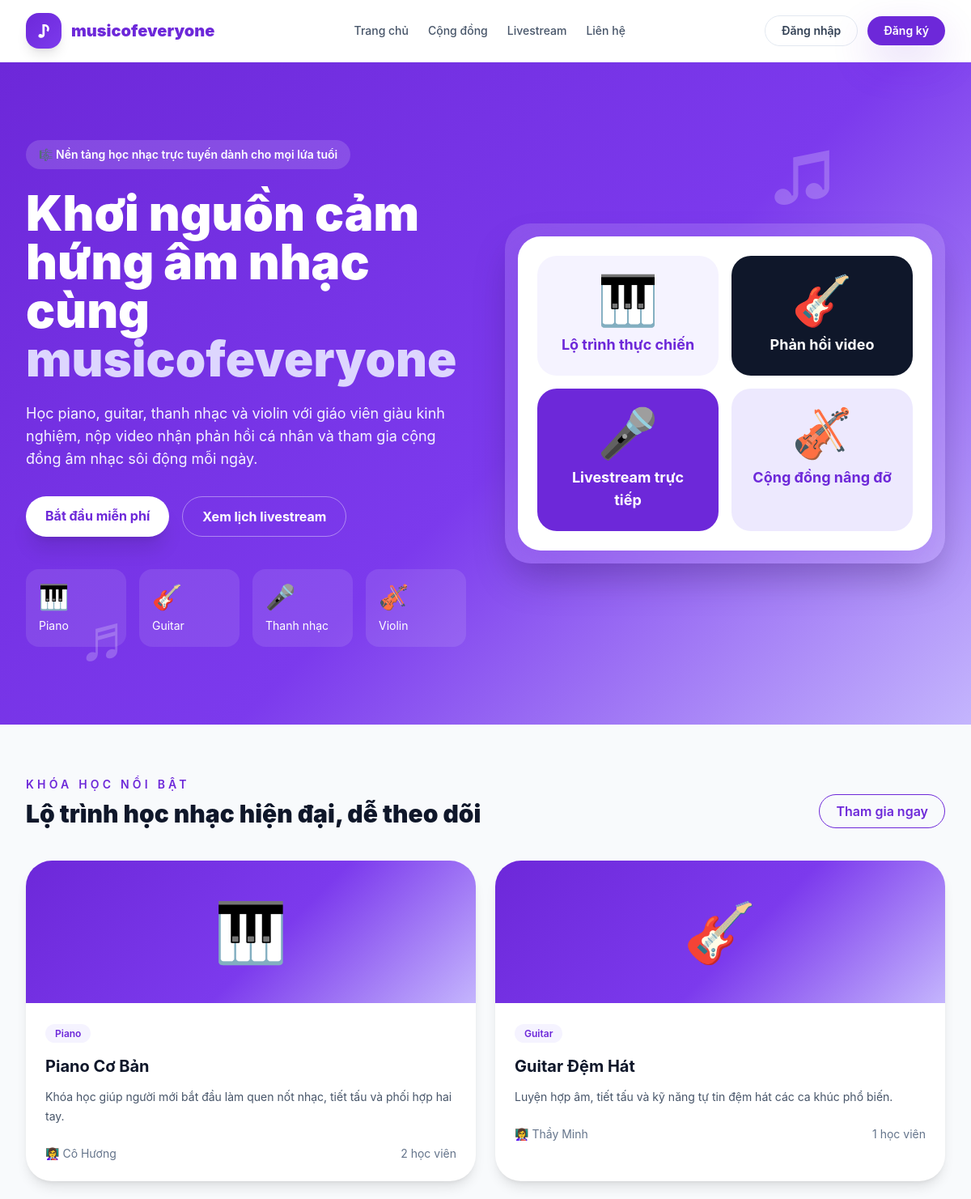
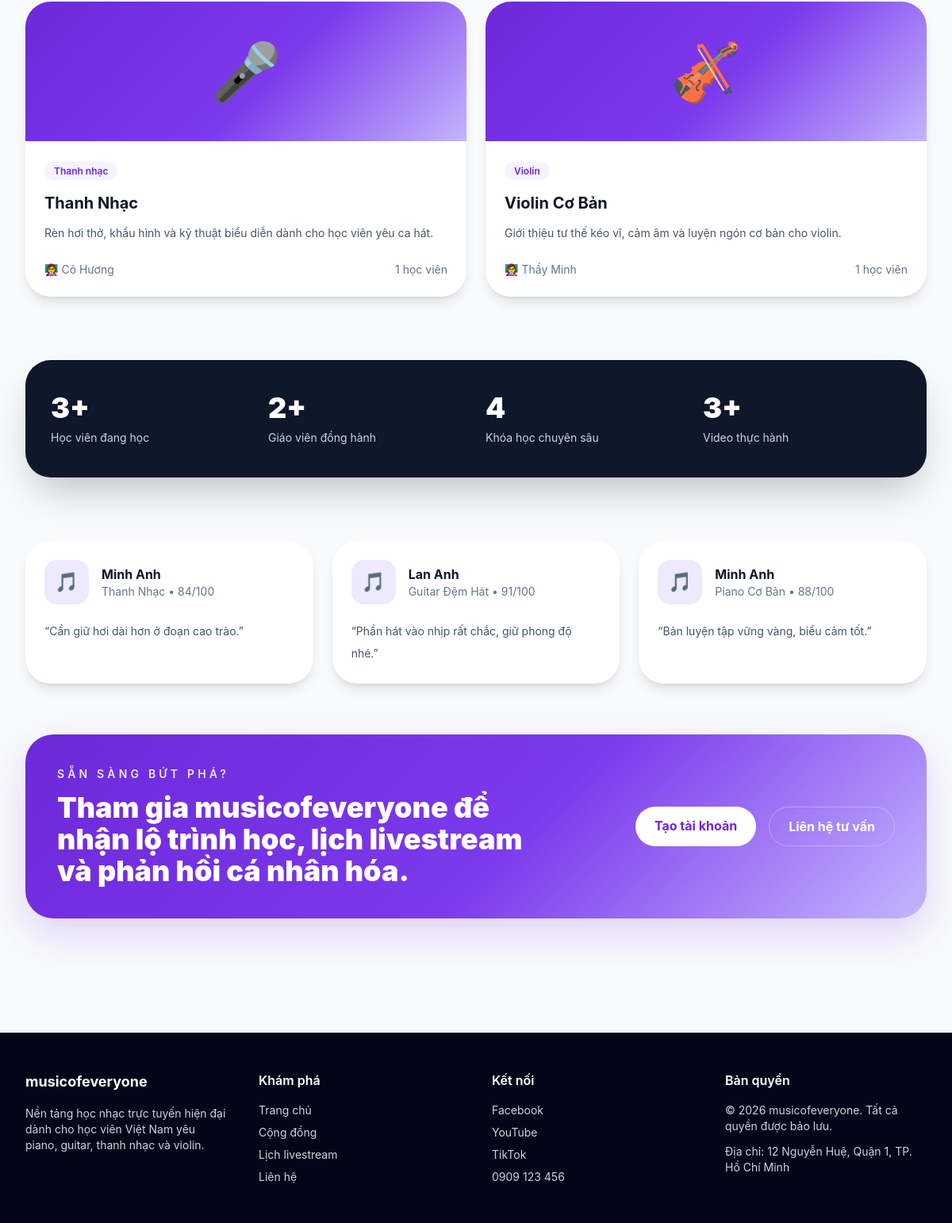
The page / on the database its author committed (2 pictures, top to bottom).
### tables this page shows
CREATE TABLE courses (
    id INT UNSIGNED AUTO_INCREMENT PRIMARY KEY,
    name VARCHAR(150) NOT NULL,
    slug VARCHAR(180) NOT NULL UNIQUE,
    description TEXT NOT NULL,
    cover_image VARCHAR(255) DEFAULT NULL,
    category VARCHAR(80) NOT NULL,
    teacher_id INT UNSIGNED DEFAULT NULL,
    created_at DATETIME NOT NULL,
    CONSTRAINT fk_courses_teacher FOREIGN KEY (teacher_id) REFERENCES users(id) ON DELETE SET NULL
);

CREATE TABLE users (
    id INT UNSIGNED AUTO_INCREMENT PRIMARY KEY,
    name VARCHAR(120) NOT NULL,
    email VARCHAR(150) NOT NULL UNIQUE,
    password VARCHAR(255) NOT NULL,
    role ENUM('admin', 'student', 'teacher') NOT NULL DEFAULT 'student',
    avatar_path VARCHAR(255) DEFAULT NULL,
    bio TEXT DEFAULT NULL,
    points INT NOT NULL DEFAULT 0,
    locked TINYINT(1) NOT NULL DEFAULT 0,
    remember_token VARCHAR(255) DEFAULT NULL,
    created_at DATETIME NOT NULL,
    updated_at DATETIME NOT NULL
);

CREATE TABLE grades (
    id INT UNSIGNED AUTO_INCREMENT PRIMARY KEY,
    video_id INT UNSIGNED NOT NULL,
    student_id INT UNSIGNED NOT NULL,
    teacher_id INT UNSIGNED NOT NULL,
    score INT NOT NULL,
    comment TEXT DEFAULT NULL,
    created_at DATETIME NOT NULL,
    updated_at DATETIME NOT NULL,
    UNIQUE KEY uniq_grade_video (video_id),
    CONSTRAINT fk_grades_video FOREIGN KEY (video_id) REFERENCES videos(id) ON DELETE CASCADE,
    CONSTRAINT fk_grades_student FOREIGN KEY (student_id) REFERENCES users(id) ON DELETE CASCADE,
    CONSTRAINT fk_grades_teacher FOREIGN KEY (teacher_id) REFERENCES users(id) ON DELETE CASCADE
);

### includes/functions.php (called while the page is built, shortened)
<?php
require_once __DIR__ . '/../config/db.php';
function db(): PDO
{
    global $pdo;
    return $pdo;
}
function e(?string $value): string
{
    return htmlspecialchars((string) $value, ENT_QUOTES, 'UTF-8');
}
function query_all(string $sql, array $params = []): array
{
    $statement = db()->prepare($sql);
    $statement->execute($params);
    return $statement->fetchAll();
}
function query_one(string $sql, array $params = []): ?array
{
    $statement = db()->prepare($sql);
    $statement->execute($params);
    $row = $statement->fetch();
    return $row ?: null;
}
function current_user(): ?array
{
    return null;
}
function fetch_settings(): array
{
    static $settings = null;
    if ($settings !== null) {
        return $settings;
    }
    $rows = query_all('SELECT setting_key, setting_value FROM settings');
    $settings = [];
    foreach ($rows as $row) {
        $settings[$row['setting_key']] = $row['setting_value'];
    }
    return $settings;
}
function setting(string $key, string $default = ''): string
{
    $settings = fetch_settings();
    return $settings[$key] ?? $default;
}

### index.php (the view, shortened to what this page needs)
<?php
require_once __DIR__ . '/includes/header.php';
$featuredCourses = query_all(
    'SELECT c.*, u.name AS teacher_name,
            (SELECT COUNT(*) FROM enrollments e WHERE e.course_id = c.id) AS student_total
     FROM courses c
     LEFT JOIN users u ON u.id = c.teacher_id
     ORDER BY c.id ASC
     LIMIT 4'
);
$stats = [
    'students' => (int) (query_one('SELECT COUNT(*) AS total FROM users WHERE role = ?', ['student'])['total'] ?? 0),
    'teachers' => (int) (query_one('SELECT COUNT(*) AS total FROM users WHERE role = ?', ['teacher'])['total'] ?? 0),
    'courses' => (int) (query_one('SELECT COUNT(*) AS total FROM courses')['total'] ?? 0),
    'videos' => (int) (query_one('SELECT COUNT(*) AS total FROM videos WHERE status = ?', ['approved'])['total'] ?? 0),
];
$testimonials = query_all(
    'SELECT u.name, u.avatar_path, c.name AS course_name, g.comment, g.score
     FROM grades g
     INNER JOIN users u ON u.id = g.student_id
     INNER JOIN videos v ON v.id = g.video_id
     INNER JOIN courses c ON c.id = v.course_id
     WHERE g.comment <> ""
     ORDER BY g.created_at DESC
     LIMIT 3'
);
?>
<section class="relative overflow-hidden music-gradient note-float">
    <div class="mx-auto grid max-w-7xl items-center gap-12 px-4 py-20 lg:grid-cols-2 lg:px-8 lg:py-24">
        <div class="text-white fade-in-up">
            <span class="inline-flex rounded-full bg-white/15 px-4 py-2 text-sm font-semibold backdrop-blur">🎼 Nền tảng học nhạc trực tuyến dành cho mọi lứa tuổi</span>
            <h1 class="mt-6 text-4xl font-black leading-tight md:text-6xl">Khơi nguồn cảm hứng âm nhạc cùng <span class="text-violet-200">musicofeveryone</span></h1>
            <p class="mt-6 max-w-2xl text-lg text-violet-50">Học piano, guitar, thanh nhạc và violin với giáo viên giàu kinh nghiệm, nộp video nhận phản hồi cá nhân và tham gia cộng đồng âm nhạc sôi động mỗi ngày.</p>
            <div class="mt-8 flex flex-wrap gap-4">
                <a href="/register.php" class="rounded-full bg-white px-6 py-3 font-bold text-primary shadow-xl">Bắt đầu miễn phí</a>
                <a href="/livestream.php" class="rounded-full border border-white/40 px-6 py-3 font-bold text-white backdrop-blur">Xem lịch livestream</a>
            </div>
            <div class="mt-10 grid max-w-xl grid-cols-2 gap-4 sm:grid-cols-4">
                <div class="rounded-2xl bg-white/10 p-4 backdrop-blur"><p class="text-3xl">🎹</p><p class="mt-2 text-sm">Piano</p></div>
                <div class="rounded-2xl bg-white/10 p-4 backdrop-blur"><p class="text-3xl">🎸</p><p class="mt-2 text-sm">Guitar</p></div>
                <div class="rounded-2xl bg-white/10 p-4 backdrop-blur"><p class="text-3xl">🎤</p><p class="mt-2 text-sm">Thanh nhạc</p></div>
                <div class="rounded-2xl bg-white/10 p-4 backdrop-blur"><p class="text-3xl">🎻</p><p class="mt-2 text-sm">Violin</p></div>
            </div>
        </div>
        <div class="relative">
            <div class="rounded-[2rem] bg-white/15 p-4 shadow-2xl backdrop-blur-xl">
                <div class="rounded-[1.75rem] bg-white p-6 shadow-glow">
                    <div class="grid gap-4 sm:grid-cols-2">
                        <div class="rounded-3xl bg-violet-50 p-6 text-center text-primary"><div class="text-6xl">🎹</div><p class="mt-3 text-lg font-bold">Lộ trình thực chiến</p></div>
                        <div class="rounded-3xl bg-slate-900 p-6 text-center text-white"><div class="text-6xl">🎸</div><p class="mt-3 text-lg font-bold">Phản hồi video</p></div>
                        <div class="rounded-3xl bg-primary p-6 text-center text-white"><div class="text-6xl">🎤</div><p class="mt-3 text-lg font-bold">Livestream trực tiếp</p></div>
                        <div class="rounded-3xl bg-violet-100 p-6 text-center text-primary"><div class="text-6xl">🎻</div><p class="mt-3 text-lg font-bold">Cộng đồng nâng đỡ</p></div>
                    </div>
                </div>
            </div>
        </div>
    </div>
</section>
<section class="mx-auto max-w-7xl px-4 py-16 lg:px-8">
    <div class="mb-10 flex items-end justify-between gap-4">
        <div>
            <p class="text-sm font-semibold uppercase tracking-[0.3em] text-primary">Khóa học nổi bật</p>
            <h2 class="mt-2 text-3xl font-black text-slate-900">Lộ trình học nhạc hiện đại, dễ theo dõi</h2>
        </div>
        <a href="/register.php" class="rounded-full border border-primary px-5 py-2 font-semibold text-primary">Tham gia ngay</a>
    </div>
    <div class="grid gap-6 md:grid-cols-2 xl:grid-cols-4">
        <?php foreach ($featuredCourses as $course): ?>
            <article class="card-hover overflow-hidden rounded-[2rem] bg-white shadow-lg">
                <div class="music-gradient flex h-44 items-center justify-center text-7xl text-white">
                    <?= e(match ($course['category']) {
                        'Piano' => '🎹',
                        'Guitar' => '🎸',
                        'Thanh nhạc' => '🎤',
                        'Violin' => '🎻',
                        default => '🎵'
                    }); ?>
                </div>
                <div class="p-6">
                    <span class="rounded-full bg-violet-50 px-3 py-1 text-xs font-semibold text-primary"><?= e($course['category']); ?></span>
                    <h3 class="mt-4 text-xl font-bold text-slate-900"><?= e($course['name']); ?></h3>
                    <p class="mt-3 text-sm leading-6 text-slate-600"><?= e($course['description']); ?></p>
                    <div class="mt-6 flex items-center justify-between text-sm text-slate-500">
                        <span>👩‍🏫 <?= e($course['teacher_name'] ?? 'Đang cập nhật'); ?></span>
                        <span><?= e((string) $course['student_total']); ?> học viên</span>
                    </div>
                </div>
            </article>
        <?php endforeach; ?>
    </div>
</section>
<section class="mx-auto max-w-7xl px-4 py-4 lg:px-8">
    <div class="grid gap-6 rounded-[2rem] bg-slate-900 px-8 py-10 text-white shadow-2xl md:grid-cols-4">
        <div><p class="text-4xl font-black"><?= e((string) $stats['students']); ?>+</p><p class="mt-2 text-sm text-slate-300">Học viên đang học</p></div>
        <div><p class="text-4xl font-black"><?= e((string) $stats['teachers']); ?>+</p><p class="mt-2 text-sm text-slate-300">Giáo viên đồng hành</p></div>
        <div><p class="text-4xl font-black"><?= e((string) $stats['courses']); ?></p><p class="mt-2 text-sm text-slate-300">Khóa học chuyên sâu</p></div>
        <div><p class="text-4xl font-black"><?= e((string) $stats['videos']); ?>+</p><p class="mt-2 text-sm text-slate-300">Video thực hành</p></div>
    </div>
</section>
<section class="mx-auto max-w-7xl px-4 py-16 lg:px-8">
    <div class="grid gap-6 lg:grid-cols-3">
        <?php foreach ($testimonials as $testimonial): ?>
            <article class="rounded-[2rem] bg-white p-6 shadow-lg">
                <div class="flex items-center gap-4">
                    <div class="flex h-14 w-14 items-center justify-center rounded-2xl bg-violet-100 text-2xl text-primary">🎵</div>
                    <div>
                        <h3 class="font-bold text-slate-900"><?= e($testimonial['name']); ?></h3>
                        <p class="text-sm text-slate-500"><?= e($testimonial['course_name']); ?> • <?= e((string) $testimonial['score']); ?>/100</p>
                    </div>
                </div>
                <p class="mt-5 text-sm leading-7 text-slate-600">“<?= e($testimonial['comment']); ?>”</p>
            </article>
        <?php endforeach; ?>
    </div>
</section>
<section class="mx-auto max-w-7xl px-4 pb-20 lg:px-8">
    <div class="rounded-[2.2rem] music-gradient p-10 text-white shadow-glow">
        <div class="grid items-center gap-8 lg:grid-cols-[1.5fr,1fr]">
            <div>
                <p class="text-sm font-semibold uppercase tracking-[0.3em] text-violet-100">Sẵn sàng bứt phá?</p>
                <h2 class="mt-3 text-3xl font-black md:text-4xl">Tham gia musicofeveryone để nhận lộ trình học, lịch livestream và phản hồi cá nhân hóa.</h2>
            </div>
            <div class="flex flex-wrap justify-start gap-4 lg:justify-end">
                <a href="/register.php" class="rounded-full bg-white px-6 py-3 font-bold text-primary">Tạo tài khoản</a>
                <a href="/contact.php" class="rounded-full border border-white/30 px-6 py-3 font-bold text-white">Liên hệ tư vấn</a>
            </div>
        </div>
    </div>
</section>
<?php require_once __DIR__ . '/includes/footer.php'; ?>

### includes/header.php (shortened to what this page needs)
<?php
require_once __DIR__ . '/functions.php';
$user = current_user();
?>
<!DOCTYPE html>
<html lang="vi">
<head>
    <script src="https://cdn.tailwindcss.com"></script>
    <link rel="stylesheet" href="/assets/css/style.css">
</head>
<body class="bg-slate-50 text-slate-800">
<header class="sticky top-0 z-40 border-b border-slate-100 bg-white/90 backdrop-blur">
    <div class="mx-auto flex max-w-7xl items-center justify-between px-4 py-4 lg:px-8">
        <a href="/index.php" class="flex items-center gap-3 text-xl font-black text-primary">
            <span class="flex h-11 w-11 items-center justify-center rounded-2xl bg-gradient-to-br from-primary to-secondary text-white shadow-lg">♪</span>
            <span>musicofeveryone</span>
        </a>
        <nav class="hidden items-center gap-6 text-sm font-medium text-slate-600 md:flex">
            <a class="hover:text-primary" href="/index.php">Trang chủ</a>
            <a class="hover:text-primary" href="/community.php">Cộng đồng</a>
            <a class="hover:text-primary" href="/livestream.php">Livestream</a>
            <a class="hover:text-primary" href="/contact.php">Liên hệ</a>
        </nav>
        <div class="flex items-center gap-3">
            <?php if ($user): ?>
                <a href="/notifications.php" class="relative hidden rounded-full bg-slate-100 px-4 py-2 text-sm font-semibold text-slate-700 md:inline-flex">
                    Thông báo
                    <span id="notificationBadge" class="ml-2 inline-flex min-w-6 justify-center rounded-full bg-primary px-2 py-0.5 text-xs text-white"><?= notification_count((int) $user['id']); ?></span>
                </a>
                <?php if ($user['role'] === 'admin'): ?>
                    <a href="/admin/dashboard.php" class="rounded-full bg-primary px-5 py-2 text-sm font-semibold text-white shadow-glow">Quản trị</a>
                <?php else: ?>
                    <a href="/student/dashboard.php" class="rounded-full bg-primary px-5 py-2 text-sm font-semibold text-white shadow-glow">Bảng điều khiển</a>
                <?php endif; ?>
                <a href="/logout.php" class="rounded-full border border-slate-200 px-5 py-2 text-sm font-semibold text-slate-700">Đăng xuất</a>
            <?php else: ?>
                <a href="/login.php" class="rounded-full border border-slate-200 px-5 py-2 text-sm font-semibold text-slate-700">Đăng nhập</a>
                <a href="/register.php" class="rounded-full bg-primary px-5 py-2 text-sm font-semibold text-white shadow-glow">Đăng ký</a>
            <?php endif; ?>
        </div>
    </div>
</header>
<main>

### includes/footer.php (shortened to what this page needs)
<?php require_once __DIR__ . '/functions.php'; ?>
</main>
<footer class="mt-16 bg-slate-950 text-white">
    <div class="mx-auto grid max-w-7xl gap-10 px-4 py-12 md:grid-cols-4 lg:px-8">
        <div>
            <h3 class="mb-4 text-lg font-bold">musicofeveryone</h3>
            <p class="text-sm text-slate-300">Nền tảng học nhạc trực tuyến hiện đại dành cho học viên Việt Nam yêu piano, guitar, thanh nhạc và violin.</p>
        </div>
        <div>
            <h4 class="mb-4 font-semibold">Khám phá</h4>
            <ul class="space-y-2 text-sm text-slate-300">
                <li><a href="/index.php" class="hover:text-white">Trang chủ</a></li>
                <li><a href="/community.php" class="hover:text-white">Cộng đồng</a></li>
                <li><a href="/livestream.php" class="hover:text-white">Lịch livestream</a></li>
                <li><a href="/contact.php" class="hover:text-white">Liên hệ</a></li>
            </ul>
        </div>
        <div>
            <h4 class="mb-4 font-semibold">Kết nối</h4>
            <ul class="space-y-2 text-sm text-slate-300">
                <li><a href="<?= e(setting('facebook_url', '#')); ?>" target="_blank" rel="noreferrer">Facebook</a></li>
                <li><a href="<?= e(setting('youtube_url', '#')); ?>" target="_blank" rel="noreferrer">YouTube</a></li>
                <li><a href="<?= e(setting('tiktok_url', '#')); ?>" target="_blank" rel="noreferrer">TikTok</a></li>
                <li><?= e(setting('contact_phone', '0900 000 000')); ?></li>
            </ul>
        </div>
        <div>
            <h4 class="mb-4 font-semibold">Bản quyền</h4>
            <p class="text-sm text-slate-300">© <?= date('Y'); ?> musicofeveryone. Tất cả quyền được bảo lưu.</p>
            <p class="mt-3 text-sm text-slate-300">Địa chỉ: <?= e(setting('contact_address', 'TP. Hồ Chí Minh')); ?></p>
        </div>
    </div>
</footer>
</body>
</html>

### assets/css/style.css (style rules this page uses)
body { font-family: Inter, ui-sans-serif, system-ui, -apple-system, BlinkMacSystemFont, 'Segoe UI', sans-serif; }
.music-gradient { background: linear-gradient(135deg, #6d28d9 0%, #7c3aed 55%, #c4b5fd 100%); }
.note-float::before, .note-float::after { position: absolute; color: rgba(255, 255, 255, 0.22); font-size: 5rem; animation: floatNote 8s ease-in-out infinite; pointer-events: none; }
.note-float::before { content: '♫'; top: 10%; right: 14%; }
.note-float::after { content: '♬'; bottom: 6%; left: 8%; animation-delay: 1s; }
.card-hover { transition: transform 0.2s ease, box-shadow 0.2s ease; }
.fade-in-up { animation: fadeUp 0.7s ease both; }

### rows shown on the page
courses: category "🎹", category "Piano", name "Piano Cơ Bản", description "Khóa học giúp người mới bắt đầu làm quen nốt nhạc, tiết tấu và phối hợp hai tay.", teacher.name "Cô Hương", student_total "2"
courses: category "🎸", category "Guitar", name "Guitar Đệm Hát", description "Luyện hợp âm, tiết tấu và kỹ năng tự tin đệm hát các ca khúc phổ biến.", teacher.name "Thầy Minh", student_total "1"
courses: category "🎤", category "Thanh nhạc", name "Thanh Nhạc", description "Rèn hơi thở, khẩu hình và kỹ thuật biểu diễn dành cho học viên yêu ca hát.", teacher.name "Cô Hương", student_total "1"
courses: category "🎻", category "Violin", name "Violin Cơ Bản", description "Giới thiệu tư thế kéo vĩ, cảm âm và luyện ngón cơ bản cho violin.", teacher.name "Thầy Minh", student_total "1"
grades: student.name "Minh Anh", courses.name "Thanh Nhạc", score "84", comment "Cần giữ hơi dài hơn ở đoạn cao trào."
grades: student.name "Lan Anh", courses.name "Guitar Đệm Hát", score "91", comment "Phần hát vào nhịp rất chắc, giữ phong độ nhé."
grades: student.name "Minh Anh", courses.name "Piano Cơ Bản", score "88", comment "Bản luyện tập vững vàng, biểu cảm tốt."

### other values the page prints
$stats['students'] "3"
$stats['teachers'] "2"
$stats['courses'] "4"
$stats['videos'] "3"
setting('contact_phone', '0900 000 000') "0909 123 456"
setting('contact_address', 'TP. Hồ Chí Minh') "12 Nguyễn Huệ, Quận 1, TP. Hồ Chí Minh"
